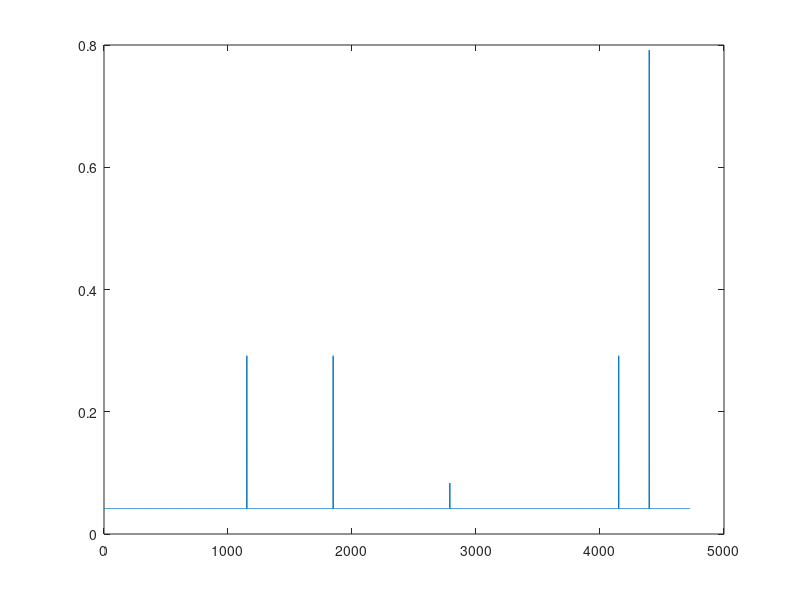
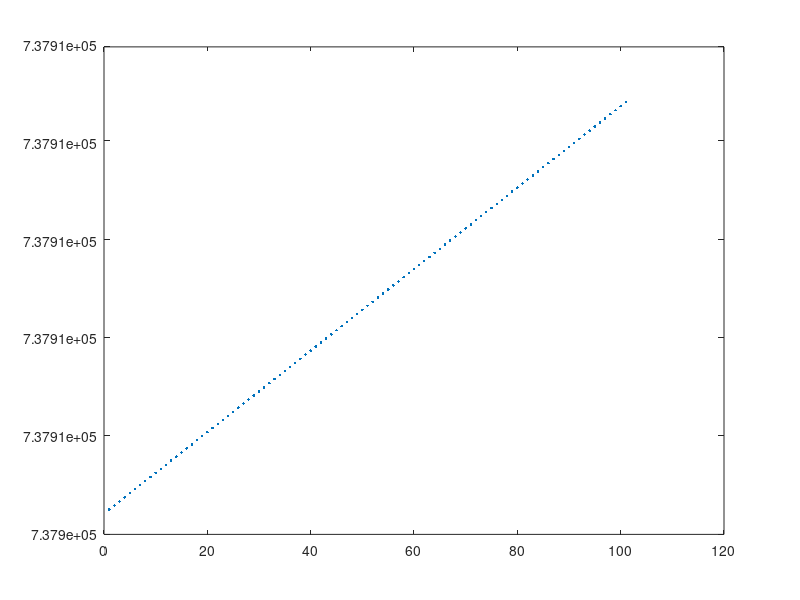

Source code (MATLAB) for these figures, in order: (Note: this script raises an error after producing the figures.)
% animate_rectified_timex_waves_tides.m - Demo of a way to animage rectified images
clear
close all
% path to where I have put all of the timex images
ppath = 'D:/USGS/CACO01/timex/'
c1files = dir([ppath,'*.c1.timex.jpg'])
c2files = dir([ppath,'*.c2.timex.jpg'])

% weights for conversion to grayscale
w = [0.2989 .5870 .1140];
% RGB code for yellow
yellow = [253/255, 184/255, 19/255];

%% This section has been replaced with different data, loaded in the next
% section
%load wave data (dnwave and wavedata)
% column numbers in wavedata
% 1   2     3     4     5     6   7     8     9     10    11
%WDIR WSPD GST  WVHT   DPD   APD MWD   PRES  ATMP  WTMP  DEWP
%degT m/s  m/s     m   sec   sec degT   hPa  degC  degC  degC
%load 44018.mat

%load tide data (lat, lon, T, tid)
%load HoM_tides.mat
%%
load ADCIRC_all_HoM2.mat
figure(1); clf
plot(diff(TT))
print('fig1.png','-dpng')
figure(2); clf
plot(TT(2400:2500),'.')
print('fig2.png','-dpng')
% Alfredo fixed the file, so this is not needed
% % after some plotting and counting, I decided to clip out the retrograde part
% % (m stands for monotonic)
% TTm = [TT(1:2442) TT(2455:end)];
% % which also means we have do the same for the data
% Hs20m = [Hs20(1:2442) Hs20(2455:end)];
% Tp20m = [Tp20(1:2442) Tp20(2455:end)];
% Wdir20m = [Wdir20(1:2442) Wdir20(2455:end)];
% zeta20m = [zeta20(1:2442) zeta20(2455:end)];
%
% % make a test dateunum for interpolation
% dni = datenum('20-Mar-2020 10:30')
% Hsi = interp1(TTm,Hs20m,dni)

%%
% oname='CACO01_C1C2_';
% % % OutPut Directory
% odir= 'C:\crs\proj\2019_CACO_CoastCam\production'; % CRS

% Origin of local coord system
worldCoord='NAD83(2011) UTM Zone 19N (m)';
localOrigin = [ 410935  4655890]; % [ x y]
localAngle =[55]; % Degrees +CCW from Original World X

localFlagInput=1;
iz=0;
ixlim=[0 500];
iylim=[0 700];
idxdy=2;

ioeopath{1}= 'CACO01_C1_IOEOBest.mat';
ioeopath{2}= 'CACO01_C2_IOEOBest.mat';
for k=1:length(ioeopath)
    % Load Solution from C_singleExtrinsicSolution
    load(ioeopath{k})
    % Save IOEO into larger structure
    % Take First Solution (Can be altered if non-first frame imagery desired
    Extrinsics{k}=extrinsics(1,:);
    Intrinsics{k}=intrinsics;
end

% Rename IEEO to original EOIO name so names consistent
extrinsics=Extrinsics;
intrinsics=Intrinsics;
% load and assign extrinsics
for k=1:length(ioeopath)
    %  World Extrinsics
    extrinsics{k}=extrinsics{k};
    %  Local Extrinsics
    localExtrinsics{k} = localTransformExtrinsics(localOrigin,localAngle,1,extrinsics{k})
end
disp(extrinsics{1})
disp(localExtrinsics{1})
%%
%  Create Equidistant Input Grid
[iX iY]=meshgrid([ixlim(1):idxdy:ixlim(2)],[iylim(1):idxdy:iylim(2)]);

%  Make Elevation Input Grid
iZ=iX*0+iz;

%  Assign Input Grid to Wolrd/Local, and rotate accordingly depending on
%  inputLocalFlag

% If World Entered
if localFlagInput==0
    % Assign World Grid as Input Grid
    X=iX;
    Y=iY;
    Z=iZ;
    
    % Assign local Grid as Rotated input Grid
    [ localX localY]=localTransformEquiGrid(localOrigin,localAngle,1,iX,iY);
    localZ=localX.*0+iz;
end

% If entered as Local
if localFlagInput==1
    % Assign local Grid as Input Grid
    localX=iX;
    localY=iY;
    localZ=iZ;
    
    % Assign world Grid as Rotated local Grid
    [ X Y]=localTransformEquiGrid(localOrigin,localAngle,0,iX,iY);
    Z=X*.0+iz;
end
%% Loop through all of the files and make list of those that meet criteria
% this takes a while, so think about the criteria you want
% set list count to zero
k=0;
% arrays that will hold some useful data
ilist = [];
tlist = [];
Hslist = [];
Tplist = [];
Wdirlist = [];
zetalist = []
slist = [];
alist = [];
% loop through the files, check criteria
for i=1:length(c1files)
    % grab the unix time from the file name
    epoch_str = c1files(i).name(1:10);
    epoch = str2num(epoch_str);
    
    % convert unix time into a datenum
    dn(i)=epoch2Matlab(epoch);
    datestr(dn(i))
    % load the image
    have_both = 0;
    im1 = imread( [ppath,c1files(i).name], 'jpg');
    try
        c2fn = [ppath,epoch_str,'.c2.timex.jpg']
        im2 = imread(c2fn, 'jpg');
        have_both = 1;
    catch
        fprintf(1,'No match for %s',epoch)
    end
    
    % convert to grayscale using the weight vectors above
    img = uint8(im1(:,:,1)*w(1) + im1(:,:,2)*w(2) + im1(:,:,3)*w(3));
    
    % average brightness
    a = mean(img(:));
    
    % estimate sharpness
    s = estimate_sharpness(double(img));
    
    % get interpolated water level
    zeta = interp1(TT,zeta20,dn(i));
    % wave data
    Hs = interp1(TT,Hs20,dn(i));
    Tp = interp1(TT,Tp20,dn(i));
    Wdir = interp1(TT,Wdir20,dn(i));
    
    % add image to list if meets criteria
    if(a>40 && s>0.8 && have_both && zeta<=1.2 && zeta >= 1.0)
        k=k+1
        ilist(k)=i;     % list of indexes in file directory
        zetalist(k)=zeta;
        Hslist(k)=Hs;
        Tplist(k)=Tp;
        Wdirlist(k)=Wdir;
        slist(k)=s;
        alist(k)=a;
    end
end
%%
% plot the data for times with images
figure(1); clf
plot(dn(ilist),Hslist,'.')
hold on
plot(dn(ilist),zetalist,'.')
datetick('x')
%%
jj = 0;
C= {};
dnc = [];
Hsc = [];
Tpc = [];
Wdirc = [];
zetac = [];
% loop through the selected files and find highest tide in every 20 files
for i=1:20:k
    jj=jj+1;
    % find the highest tide
    ilast = min(i+19,k);  % (prevent trying to read past entries in tlist)
    [M,j]=max(zetalist(i:ilast));
    fprintf(1,'j=%d, tide = %.1f\n',j,M)
    kk = ilist((i+j-1))
    
    % load the images
    im1 = imread( [ppath,c1files(kk).name], 'jpg');
    % need to use the time to find matching image...the index doesn't work
    epoch_str = c1files(kk).name(1:10);
    try
        c2fn = [ppath,epoch_str,'.c2.timex.jpg']
        im2 = imread(c2fn, 'jpg');
        have_both = 1
    catch
        disp(['No match for ',epoch])
    end
    
    I{1}=im1;
    I{2}=im2;
    
    % show the image
    [localIr]= imageRectifier_CRS(I,intrinsics,localExtrinsics,localX,localY,localZ,1);
    
    % make this a convenient size for digitizing - but keep the correct
    % width/height ratio
    truesize(gcf,[500, 700])
    
    % Digitize the coastline location by clicking, starting at north and
    % working south
    % finish w/ Enter
    % can also skip pic without digitizing by hitting Enter
    coastline = ginput;
    % save those digitized points in a cell array
    C{jj} = coastline;
    % and save the time, wave, and water-level conditons for that coastline
    dnc(jj)=dn(kk);
    Hsc(jj)=Hs20(kk);
    Tpc(jj)=Tp20(kk);
    Wdirc(jj)=Wdir20(kk);
    zetac(jj)=zeta20(kk);
end
%% save what you have digitized
save('coastline_zeta_1to1pt1.mat','dnc','Hsc','Tpc','Wdirc','zetac','C')
%% plot digitized data
figure(2); clf
% plot the shorelines
for i = 1:length(C)
    A = C{i};
    plot(A(:,1),A(:,2),'-')
    xlim([0, 200])
    ylim([0, 700])
    hold on
end
xlabel('Cross-shore distance (m)')
ylabel('Alongshore distance (m)')
title('Digitized Coastlines')
print('digitized_shorelines.png','-dpng')
%% interpolate in alongshore direction
yi = 60:2:400;
xi = NaN*ones(length(C),length(yi));
figure(3); clf

% plot last image

[localIr]= imageRectifier_CRS(I,intrinsics,localExtrinsics,localX,localY,localZ,1);

% make this a convenient size for digitizing - but keep the correct
% width/height ratio
truesize(gcf,[.75*500, .75*700])
hold on
for i = 1:length(C)
    A=C{i};
    xi(i,:) = interp1(A(:,2),A(:,1),yi);
end

plot([100 200],[320 320],'--','color',[.7 .7 .7])
hold on
plot([100 200],[240 240],'--','color',[.7 .7 .7])
plot([100 200],[160 160],'--','color',[.7 .7 .7])
plot([100 200],[80 80],'--','color',[.7 .7 .7])

cmap = parula(length(C));
for i = 1:length(C)
    plot(xi(i,:),yi,'-','linewidth',2,'color',cmap(i,:))
    hold on
end
%xlim([110 160])
h=colorbar;
h.Ticks = [0 1];
s1 = datestr(dnc(1),1)
s2 = datestr(dnc(length(C)),1)
h.TickLabels = [s1; s2]
xlabel('Cross-shore distance (m)')
ylabel('Alongshore distance (m)')
title('Interpolated Shorelines')
print('smoothed_shorelines_background.png','-dpng')
%%
figure(4); clf

sst = 110;
sse = 180;
plot([sst sse],[320 320],'--','color',[.7 .7 .7])
hold on
plot([sst sse],[240 240],'--','color',[.7 .7 .7])
plot([sst sse],[160 160],'--','color',[.7 .7 .7])
plot([sst sse],[80 80],'--','color',[.7 .7 .7])

cmap = parula(length(C));
for i = 1:length(C)
    plot(xi(i,:),yi,'-','linewidth',2,'color',cmap(i,:))
    hold on
end
xlim([sst sse])
h=colorbar;
h.Ticks = [0 1];
s1 = datestr(dnc(1),1)
s2 = datestr(dnc(length(C)),1)
h.TickLabels = [s1; s2]
xlabel('Cross-shore distance (m)')
ylabel('Alongshore distance (m)')
title('Interpolated Shorelines')
print('smoothed_shorelines.png','-dpng')
%% plot cross-shore shoreline location as a function of time
ds = datenum('15-Jan-2020')
de = datenum('15-May=2020')

figure(4); clf
subplot(411)
i = find(yi==320);
plot(dnc,xi(:,i))
hold
plot(dnc,xi(:,i),'o')
grid on
ylim([120 160])
xlim([ds de])
set(gca,'xticklabels',[])
text(.03,.9,'y=320','units','normalized');
title('Shoreline Position Over Time')

subplot(412)
i = find(yi==240);
plot(dnc,xi(:,i))
hold
plot(dnc,xi(:,i),'o')
xlim([ds de])
ylim([120 160])
grid on
set(gca,'xticklabels',[])
ylabel('Cross-shore Location (m)')
text(.03,.9,'y=240','units','normalized');

subplot(413)
i = find(yi==160);
plot(dnc,xi(:,i))
hold
plot(dnc,xi(:,i),'o')
xlim([ds de])
ylim([120 160])
grid on
set(gca,'xticklabels',[])
text(.03,.9,'y=160','units','normalized');

subplot(414)
plot(TT,Hs20)
xlim([ds de])
ylim([0 6])
grid on
text(.03,.9,'Hs','units','normalized');
datetick('x',6,'keeplimits','keepticks')
print('shoreline_time_series.png','-dpng')

